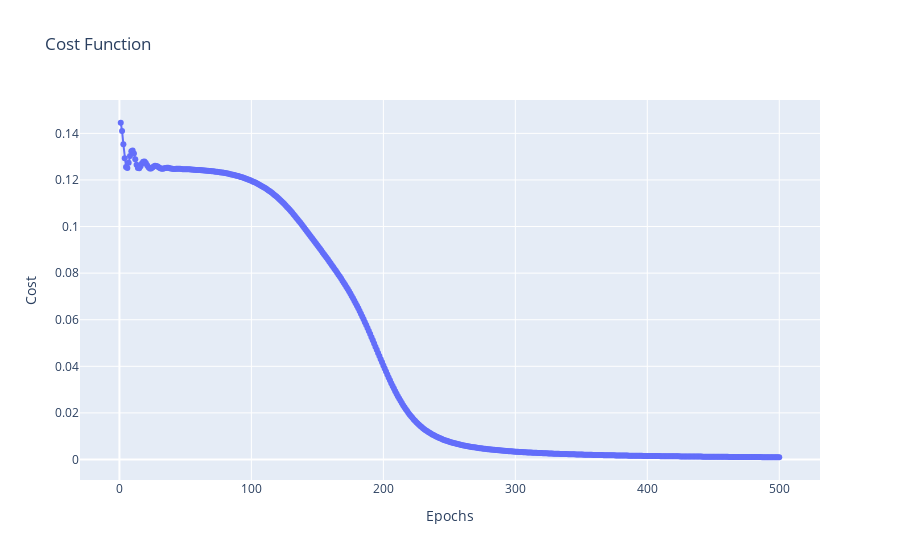

This figure's notebook cell:
### Code cell
model = network.Sequential()
model.add_layer(layer.Dense(n_neurons=3, name='Layer_1', optimiser=optimiser.SGDM(lr=1, freeze_weights=False, momentum=0.9), weights=np.array([[0.1, 0.2, 0.3],
                                                                                                                             [0.6, 0.4, 0.7]]),
                                bias=np.array([[0, 0, 0]])))

model.add_layer(activation.Sigmoid(name='Activation_1'))

model.add_layer(layer.Dense(n_neurons=1, name='Layer_2', optimiser=optimiser.SGDM(lr=1, freeze_weights=False, momentum=0.9), weights=np.array([[0.1],
                                                                                                                                 [0.4],
                                                                                                                                 [0.9]]),
                                bias = np.array([[0]])))

model.add_layer(activation.Sigmoid(name='Activation_2'))

model.compile(loss=loss.MSE(), inputs=X, target=Y, batch=4)
print(model)

model.train(epochs=500)

pred_val = model.predict(inputs=X)
print(f'Input:\n{X}', end='\n'*2)
print(f'Predicted Value:\n{pred_val}', end='\n'*2)
print(f'Actual Output:\n{Y}')

### Figure 1 — Plotly figure (JSON) as saved in the notebook; plotly's stock layout.template omitted (floating-point values rounded to 4 significant figures; data arrays with more than 128 entries replaced by an {"elided": "..."} marker saying what was removed)
{"data": [{"mode": "lines+markers", "name": "Cost", "type": "scatter", "x": {"elided": "500 int values"}, "y": {"elided": "500 float values"}}], "layout": {"title": {"text": "Cost Function"}, "xaxis": {"tickformat": "d", "title": {"text": "Epochs"}}, "yaxis": {"title": {"text": "Cost"}}}}
